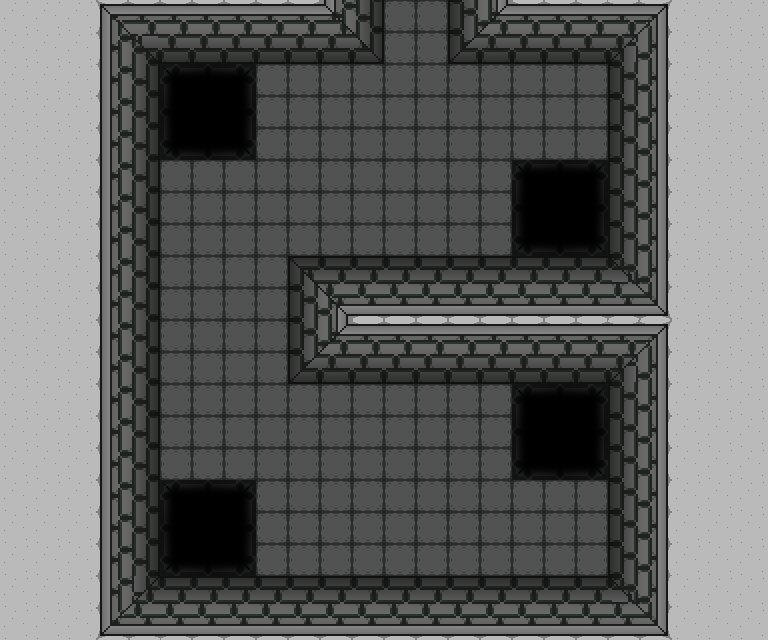

A level layout from a 2D game, rendered from its tile map. Below: a short description, then the map file with tile-grid data replaced by summaries:
An orthogonal 24x20 tile map with 32x32 px tiles, 1 tile layer (background), 3 hidden layers not drawn, 5 tilesets and 22 objects (8x PatrolPoint, 5x Item, 4x Platform, 2x Switch, Player, ...).

<map version="1.0" orientation="orthogonal" renderorder="right-down" width="24" height="20" tilewidth="32" tileheight="32">
 <tileset firstgid="1" name="terrain-32x32" tilewidth="32" tileheight="32">
  <image source="../png/terrain/terrain-32x32.png" width="512" height="512" />
 </tileset>
 <tileset firstgid="257" name="dungeon1-32x32" tilewidth="32" tileheight="32">
  <image source="../png/terrain/dungeon1-32x32.png" width="512" height="512" />
  <tile id="0">
   <properties>
    <property name="type" value="wall" />
   </properties>
  </tile>
  <tile id="1">
   <properties>
    <property name="type" value="wall" />
   </properties>
  </tile>
  <tile id="2">
   <properties>
    <property name="type" value="wall" />
   </properties>
  </tile>
  <tile id="3">
   <properties>
    <property name="type" value="wall" />
   </properties>
  </tile>
  <tile id="4">
   <properties>
    <property name="type" value="wall" />
   </properties>
  </tile>
  <tile id="5">
   <properties>
    <property name="type" value="wall" />
   </properties>
  </tile>
  <tile id="6">
   <properties>
    <property name="type" value="wall" />
   </properties>
  </tile>
  <tile id="7">
   <properties>
    <property name="type" value="wall" />
   </properties>
  </tile>
  <tile id="16">
   <properties>
    <property name="type" value="wall" />
   </properties>
  </tile>
  <tile id="17">
   <properties>
    <property name="type" value="wall" />
   </properties>
  </tile>
  <tile id="18">
   <properties>
    <property name="type" value="wall" />
   </properties>
  </tile>
  <tile id="19">
   <properties>
    <property name="type" value="wall" />
   </properties>
  </tile>
  <tile id="20">
   <properties>
    <property name="type" value="wall" />
   </properties>
  </tile>
  <tile id="21">
   <properties>
    <property name="type" value="wall" />
   </properties>
  </tile>
  <tile id="22">
   <properties>
    <property name="type" value="wall" />
   </properties>
  </tile>
  <tile id="23">
   <properties>
    <property name="type" value="wall" />
   </properties>
  </tile>
  <tile id="32">
   <properties>
    <property name="type" value="wall" />
   </properties>
  </tile>
  <tile id="33">
   <properties>
    <property name="type" value="wall" />
   </properties>
  </tile>
  <tile id="34">
   <properties>
    <property name="type" value="wall" />
   </properties>
  </tile>
  <tile id="35">
   <properties>
    <property name="type" value="wall" />
   </properties>
  </tile>
  <tile id="36">
   <properties>
    <property name="type" value="wall" />
   </properties>
  </tile>
  <tile id="37">
   <properties>
    <property name="type" value="wall" />
   </properties>
  </tile>
  <tile id="38">
   <properties>
    <property name="type" value="wall" />
   </properties>
  </tile>
  <tile id="39">
   <properties>
    <property name="type" value="wall" />
   </properties>
  </tile>
  <tile id="48">
   <properties>
    <property name="type" value="wall" />
   </properties>
  </tile>
  <tile id="49">
   <properties>
    <property name="type" value="wall" />
   </properties>
  </tile>
  <tile id="50">
   <properties>
    <property name="type" value="wall" />
   </properties>
  </tile>
  <tile id="51">
   <properties>
    <property name="type" value="wall" />
   </properties>
  </tile>
  <tile id="52">
   <properties>
    <property name="type" value="wall" />
   </properties>
  </tile>
  <tile id="53">
   <properties>
    <property name="type" value="wall" />
   </properties>
  </tile>
  <tile id="54">
   <properties>
    <property name="type" value="wall" />
   </properties>
  </tile>
  <tile id="55">
   <properties>
    <property name="type" value="wall" />
   </properties>
  </tile>
  <tile id="64">
   <properties>
    <property name="type" value="wall" />
   </properties>
  </tile>
  <tile id="65">
   <properties>
    <property name="type" value="wall" />
   </properties>
  </tile>
  <tile id="66">
   <properties>
    <property name="type" value="wall" />
   </properties>
  </tile>
  <tile id="67">
   <properties>
    <property name="type" value="wall" />
   </properties>
  </tile>
  <tile id="68">
   <properties>
    <property name="type" value="floor" />
   </properties>
  </tile>
  <tile id="80">
   <properties>
    <property name="type" value="wall" />
   </properties>
  </tile>
  <tile id="81">
   <properties>
    <property name="type" value="wall" />
   </properties>
  </tile>
  <tile id="82">
   <properties>
    <property name="type" value="wall" />
   </properties>
  </tile>
  <tile id="83">
   <properties>
    <property name="type" value="wall" />
   </properties>
  </tile>
  <tile id="84">
   <properties>
    <property name="type" value="floor" />
   </properties>
  </tile>
  <tile id="96">
   <properties>
    <property name="type" value="pit" />
   </properties>
  </tile>
  <tile id="97">
   <properties>
    <property name="type" value="pit" />
   </properties>
  </tile>
  <tile id="98">
   <properties>
    <property name="type" value="pit" />
   </properties>
  </tile>
  <tile id="99">
   <properties>
    <property name="type" value="pit" />
   </properties>
  </tile>
  <tile id="100">
   <properties>
    <property name="type" value="pit" />
   </properties>
  </tile>
  <tile id="112">
   <properties>
    <property name="type" value="pit" />
   </properties>
  </tile>
  <tile id="113">
   <properties>
    <property name="type" value="pit" />
   </properties>
  </tile>
  <tile id="114">
   <properties>
    <property name="type" value="pit" />
   </properties>
  </tile>
  <tile id="115">
   <properties>
    <property name="type" value="pit" />
   </properties>
  </tile>
  <tile id="116">
   <properties>
    <property name="type" value="pit" />
   </properties>
  </tile>
  <tile id="128">
   <properties>
    <property name="type" value="pit" />
   </properties>
  </tile>
  <tile id="129">
   <properties>
    <property name="type" value="pit" />
   </properties>
  </tile>
  <tile id="130">
   <properties>
    <property name="type" value="pit" />
   </properties>
  </tile>
 </tileset>
 <tileset firstgid="513" name="collision-32x32" tilewidth="32" tileheight="32">
  <image source="../png/placeholders/collision-32x32.png" width="64" height="32" />
  <tile id="0">
   <properties>
    <property name="passable" value="false" />
   </properties>
  </tile>
 </tileset>
 <tileset firstgid="515" name="Characters" tilewidth="32" tileheight="32">
  <tile id="0">
   <image width="24" height="32" source="../png/entities/TiledEntities/Characters/Chuck.png" />
  </tile>
  <tile id="1">
   <image width="32" height="32" source="../png/entities/TiledEntities/Characters/Tellah.png" />
  </tile>
  <tile id="2">
   <image width="32" height="32" source="../png/entities/TiledEntities/Characters/Edge.png" />
  </tile>
 </tileset>
 <tileset firstgid="518" name="Items" tilewidth="32" tileheight="32">
  <tile id="0">
   <image width="20" height="20" source="../png/items/ClayPot.png" />
  </tile>
  <tile id="1">
   <image width="28" height="28" source="../png/items/Target.png" />
  </tile>
  <tile id="2">
   <image width="12" height="16" source="../png/items/HealthPotion.png" />
  </tile>
  <tile id="3">
   <image width="16" height="20" source="../png/items/CashMoney.png" />
  </tile>
  <tile id="4">
   <image width="28" height="27" source="../png/items/TiledPNGs/Switch.png" />
  </tile>
  <tile id="5">
   <image width="32" height="32" source="../png/items/Platform.png" />
  </tile>
 </tileset>
 <layer name="background" width="24" height="20">
  <data>[480 cells, 480 non-empty, 47 distinct tile ids]</data>
 </layer>
 <layer name="terrain" width="24" height="20" visible="0">
  <data>[480 cells, 0 non-empty, 0 distinct tile ids]</data>
 </layer>
 <objectgroup name="entities">
  <object type="Player" gid="515" x="504" y="520" />
  <object name="To Hookshot Demo Map 2" type="ZoneSwitcher" x="352" y="-16" width="108" height="31">
   <properties>
    <property name="targetY" value="920" />
    <property name="type" value="ZoneSwitcher" />
    <property name="url" value="assets/tmx/hookshot-demo-map-2.tmx" />
   </properties>
  </object>
  <object type="Tellah" gid="516" x="208" y="288">
   <properties>
    <property name="state" value="idle" />
   </properties>
  </object>
  <object name="Target" type="Item" gid="519" x="176" y="464" />
  <object name="Target" type="Item" gid="519" x="176" y="176" />
  <object name="Health Potion" type="Item" gid="520" x="416" y="184" />
  <object name="Clay Pot" type="Item" gid="518" x="360" y="400" />
  <object name="Cash Money" type="Item" gid="521" x="376" y="144" />
  <object name="Switch" type="Switch" gid="522" x="464" y="424">
   <properties>
    <property name="state" value="on" />
    <property name="switchName" value="platform-switch-1" />
   </properties>
  </object>
  <object name="platform-1" type="Platform" gid="46" x="512" y="416" width="32" height="32">
   <properties>
    <property name="defaultState" value="on" />
    <property name="patrolName" value="platform-patrol-1" />
    <property name="switchName" value="platform-switch-1" />
   </properties>
  </object>
  <object name="platform-patrol-1-0" type="PatrolPoint" x="512" y="384" width="32" height="32">
   <properties>
    <property name="patrolIndex" value="0" />
    <property name="patrolName" value="platform-patrol-1" />
   </properties>
  </object>
  <object name="platform-patrol-1-1" type="PatrolPoint" x="576" y="384" width="32" height="32">
   <properties>
    <property name="patrolIndex" value="1" />
    <property name="patrolName" value="platform-patrol-1" />
   </properties>
  </object>
  <object name="platform-patrol-1-2" type="PatrolPoint" x="576" y="448" width="32" height="32">
   <properties>
    <property name="patrolIndex" value="0" />
    <property name="patrolName" value="platform-patrol-2" />
   </properties>
  </object>
  <object name="platform-patrol-1-3" type="PatrolPoint" x="512" y="448" width="32" height="32">
   <properties>
    <property name="patrolIndex" value="1" />
    <property name="patrolName" value="platform-patrol-2" />
   </properties>
  </object>
  <object name="platform-2" type="Platform" gid="46" x="512" y="480" width="32" height="32">
   <properties>
    <property name="patrolName" value="platform-patrol-2" />
    <property name="switchName" value="platform-switch-1" />
   </properties>
  </object>
  <object name="Switch" type="Switch" gid="522" x="304" y="520">
   <properties>
    <property name="switchName" value="platform-switch-2" />
   </properties>
  </object>
  <object name="platform-patrol-1-1" type="PatrolPoint" x="224" y="480" width="32" height="32">
   <properties>
    <property name="patrolIndex" value="1" />
    <property name="patrolName" value="platform-patrol-3" />
   </properties>
  </object>
  <object name="platform-1" type="Platform" gid="46" x="160" y="512" width="32" height="32">
   <properties>
    <property name="defaultState" value="off" />
    <property name="patrolName" value="platform-patrol-3" />
    <property name="switchName" value="platform-switch-2" />
   </properties>
  </object>
  <object name="platform-patrol-1-0" type="PatrolPoint" x="160" y="480" width="32" height="32">
   <properties>
    <property name="patrolIndex" value="0" />
    <property name="patrolName" value="platform-patrol-3" />
   </properties>
  </object>
  <object name="platform-patrol-1-0" type="PatrolPoint" x="160" y="544" width="32" height="32">
   <properties>
    <property name="patrolIndex" value="0" />
    <property name="patrolName" value="platform-patrol-4" />
   </properties>
  </object>
  <object name="platform-patrol-1-1" type="PatrolPoint" x="224" y="544" width="32" height="32">
   <properties>
    <property name="patrolIndex" value="1" />
    <property name="patrolName" value="platform-patrol-4" />
   </properties>
  </object>
  <object name="platform-1" type="Platform" gid="46" x="160" y="576" width="32" height="32">
   <properties>
    <property name="defaultState" value="on" />
    <property name="patrolName" value="platform-patrol-4" />
    <property name="switchName" value="platform-switch-2" />
   </properties>
  </object>
 </objectgroup>
 <layer name="canopy" width="24" height="20" visible="0">
  <data>[480 cells, 0 non-empty, 0 distinct tile ids]</data>
 </layer>
 <layer name="collision" width="24" height="20" visible="0" opacity="0.19">
  <data>[480 cells, 292 non-empty, 1 distinct tile ids]</data>
 </layer>
</map>
